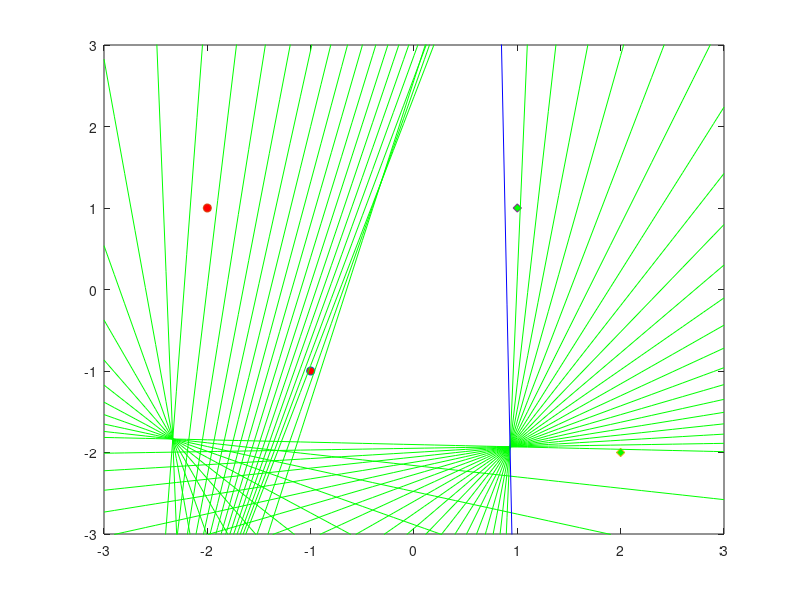

MATLAB code for this plot:
%HW _1_CPS581 Q1, Dhaval Kadia [101622808]

clearvars
rng('shuffle')  %each time a different seed is given to random generator based on time

w=rand(1,3)*4-2;    %Give weight random value between [-2,2]
if w(2)==0  %w(2) cannot be zero
    w(2)=w(2)+0.1;
end

x=[
    -1,-1, 1;
    -2, 1, 1;
     2,-2, 1;
     1, 1, 1];   %Input
disp(x)

ye=[-1,
    -1,
     1,
     1];    %Expected output
disp(ye)

y=zeros(1,4);    %Initialize y
disp (y)

count=0;    %Counter of jumping out of the main loop
learningrate=0.02;    %Parameter (Speed controller)

plot (x(1,1), x(1,2), 'o', 'MarkerFaceColor', 'r')
hold on
plot (x(2,1), x(2,2), 'o', 'MarkerFaceColor', 'r')
hold on
plot (x(3,1), x(3,2), 'd', 'MarkerFaceColor', 'g')
hold on
plot (x(4,1), x(4,2), 'd', 'MarkerFaceColor', 'g')
hold on

for i=1:10000     %Loop maximum to 10000 times
    if count==4    %Exit of the main loop
        break;
    end
    
    count=0;    %Reset the counter
    for j=1:4   %Calculate y which comes from the present weight
        k=w*(x(j,1:3))';
        disp (x(j,1:3))
        if k>0
            y(j)=1;
        else
            y(j)=-1;
        end 
    end
    
    for g=1:4   %Compare y with the expected output
        if y(g)==ye(g)
            count=count+1;
            continue;
        else
            % m=-3:0.1:3;     %Draw the misclassification graph
            if w(2)==0  %w(2) cannot be zero
                w(2)=1;
            end
            m=-3:0.1:3;           
            n=(-w(3)-w(1)*m)/w(2);
            plot(m,n,'g')
            axis([-3 3 -3 3])
            hold on
            pause(0.1);     %Pause between each graphic output
            
            w=w+learningrate*x(g,1:3)*ye(g);      %Update new weight value
            break;
        end
    end
end

% m=-3:0.1:3;     %Final graphic output
if w(2)==0  %w(2) cannot be zero
        w(2)=1;
 end
m=-3:0.1:3;
n=(-w(3)-w(1)*m)/w(2);
plot(m,n,'b')
axis([-3 3 -3 3])
hold on
disp (w)